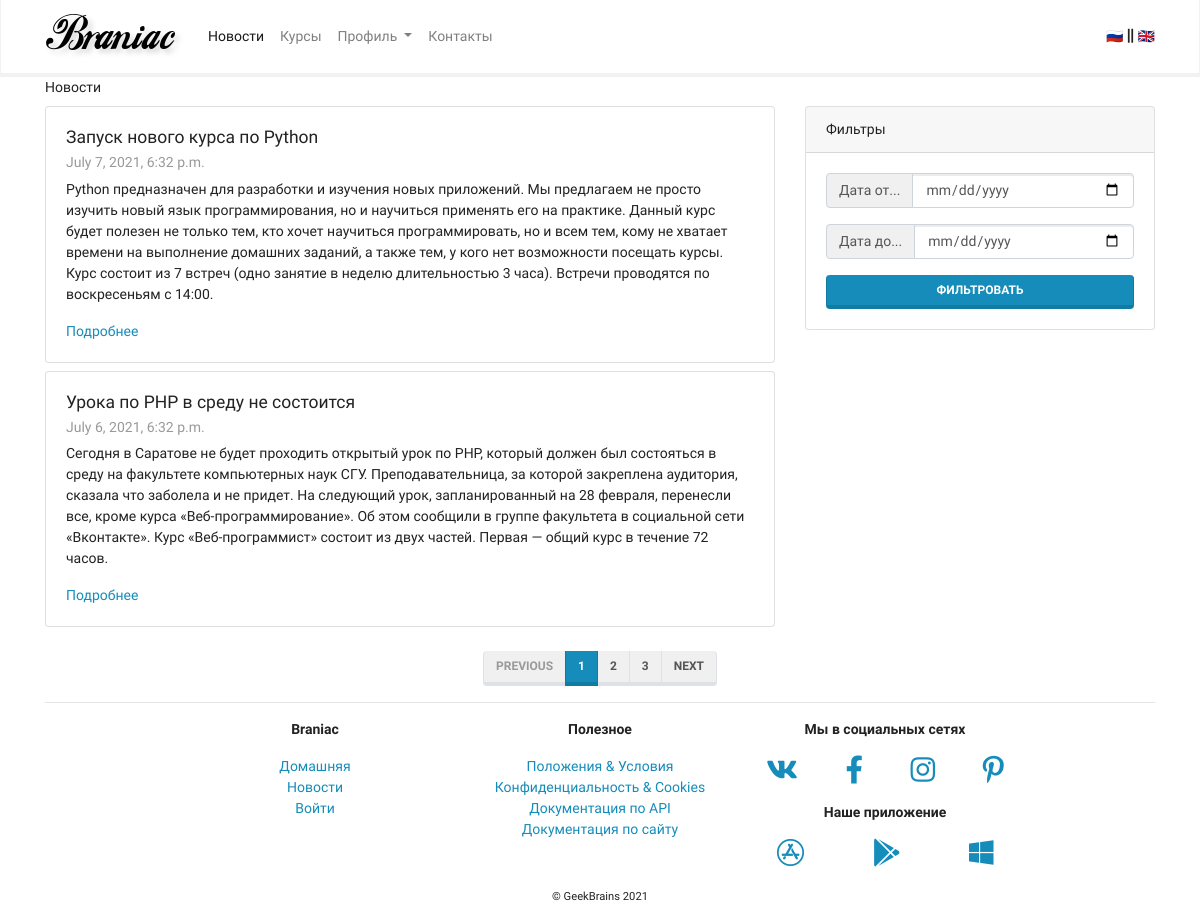
Page /news/ on the committed database.
### mainapp/models.py (models this page shows, shortened)
class News(models.Model):
    title = models.CharField(max_length=256, verbose_name='title')
    preambule = models.TextField(verbose_name='preambule')
    body = models.TextField(verbose_name='body')
    body_as_markdown = models.BooleanField(default=False, verbose_name='body_as_markdown')
    created = models.DateTimeField(auto_now_add=True, verbose_name='created')
    updated = models.DateTimeField(auto_now=True, verbose_name='update')
    deleted = models.BooleanField(default=False)

### mainapp/views.py (the view)
# urls.py: path('news/', news, name='news'),
def news(request, page=1):
    paginator = Paginator(News.objects.all(), 2)
    news_paginator = paginator.page(page)
    context = {
        "news": news_paginator,
        "title": "Новости"
    }
    return render(request, "mainapp/news.html", context)

### mainapp/templates/mainapp/news.html
{% extends 'mainapp/base.html' %}
{% load static %}
{% block content %}
{% block title %}{{ title }}{% endblock %}
<div class="row">
  <div class="col-lg-8">
    {% for i in news %}
        <div class="card my-2">
          <div class="card-body">
            <h5 class="card-title">{{ i.title }}</h5>
            <h6 class="card-subtitle mb-2 text-muted">{{ i.created }}</h6>
            <p class="card-text">{{ i.body }}</p>
            <a href="{% url 'mainapp:news_detail' news.number i.pk %}" class="card-link">Подробнее</a>
          </div>
        </div>
    {% endfor %}
  </div>
  <div class="col-lg-4">
    <div class="card my-2 sticky-top">
      <div class="card-header">
        Фильтры
      </div>
      <div class="card-body">
        <form action="">
          <div class="input-group mb-3">
            <div class="input-group-prepend">
              <span class="input-group-text" id="basic-addon1">Дата от...</span>
            </div>
            <input type="date" class="form-control" name="dateFrom">
          </div>
          <div class="input-group mb-3">
            <div class="input-group-prepend">
              <span class="input-group-text" id="basic-addon1">Дата до...</span>
            </div>
            <input type="date" class="form-control" name="dateTo">
          </div>
          <button type="submit" class="btn btn-primary btn-block">Фильтровать</button>
        </form>
      </div>
    </div>
  </div>
</div>
<div class="row justify-content-center align-items-center mt-3 mb-n3">
  <nav aria-label="Page navigation example">
    <ul class="pagination">
        {% if news.has_previous %}
            <li class="page-item"><a class="page-link" href="{{ news.previous_page_number }}">Previous</a></li>
        {% else %}
            <li class="page-item disabled"><a class="page-link" href="#">Previous</a></li>
        {% endif %}
        <li class="page-item">
        {% for i in news.paginator.page_range %}
            {% if news.number == i %}
                <li class="page-item active"><a class="page-link" href="{% url "mainapp:news_page" i %}">{{ i }}</a></li>
            {% else %}
                <li class="page-item"><a class="page-link" href="{% url "mainapp:news_page" i %}">{{ i }}</a></li>
            {% endif %}
        {% endfor %}
        {% if news.has_next %}
            <li class="page-item"><a class="page-link" href="{{ news.next_page_number }}">Next</a></li>
        {% else %}
            <li class="page-item disabled"><a class="page-link" href="#">Next</a></li>
        {% endif %}
    </ul>
  </nav>
</div>
    </div>
{% endblock content %}

### rows in the picture
News: title "Запуск нового курса по Python", created "July 7, 2021, 6:32 p.m.", body "Python предназначен для разработки и изучения новых приложений. Мы предлагаем не просто изучить новый язык программирования, но и научиться применять его на практике. Данный курс будет полезен не только тем, кто хочет научиться программировать, но и всем тем, кому не хватает времени на выполнение домашних заданий, а также тем, у кого нет возможности посещать курсы. Курс состоит из 7 встреч (одно занятие в неделю длительностью 3 часа). Встречи проводятся по воскресеньям с 14:00."
News: title "Урока по PHP в среду не состоится", created "July 6, 2021, 6:32 p.m.", body "Сегодня в Саратове не будет проходить открытый урок по PHP, который должен был состояться в среду на факультете компьютерных наук СГУ. Преподавательница, за которой закреплена аудитория, сказала что заболела и не придет. На следующий урок, запланированный на 28 февраля, перенесли все, кроме курса «Веб-программирование». Об этом сообщили в группе факультета в социальной сети «Вконтакте». Курс «Веб-программист» состоит из двух частей. Первая — общий курс в течение 72 часов."

### other values in the picture
{{ title }} "Новости"
{{ i }} "1"
{{ i }} "2" "3"
